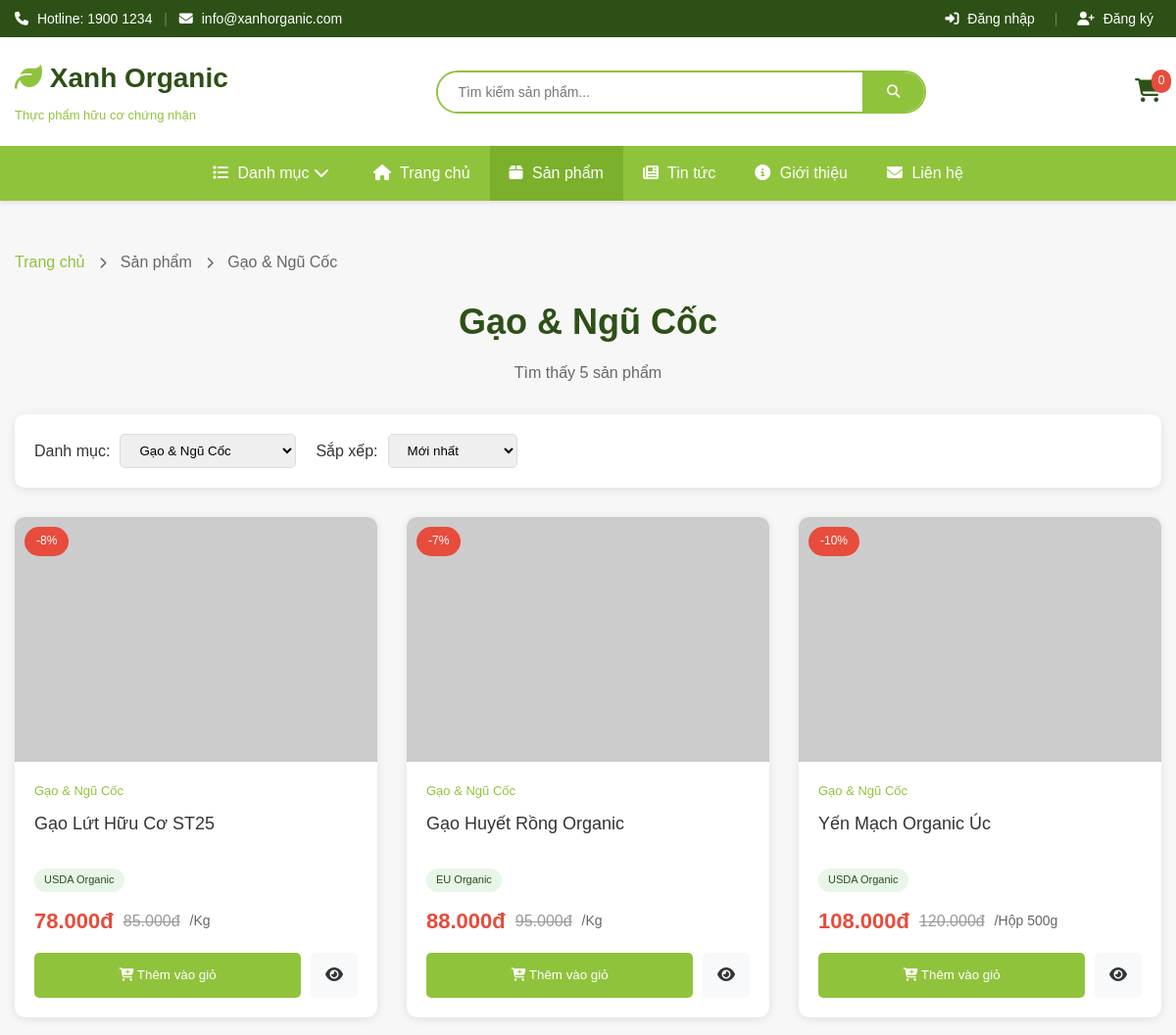
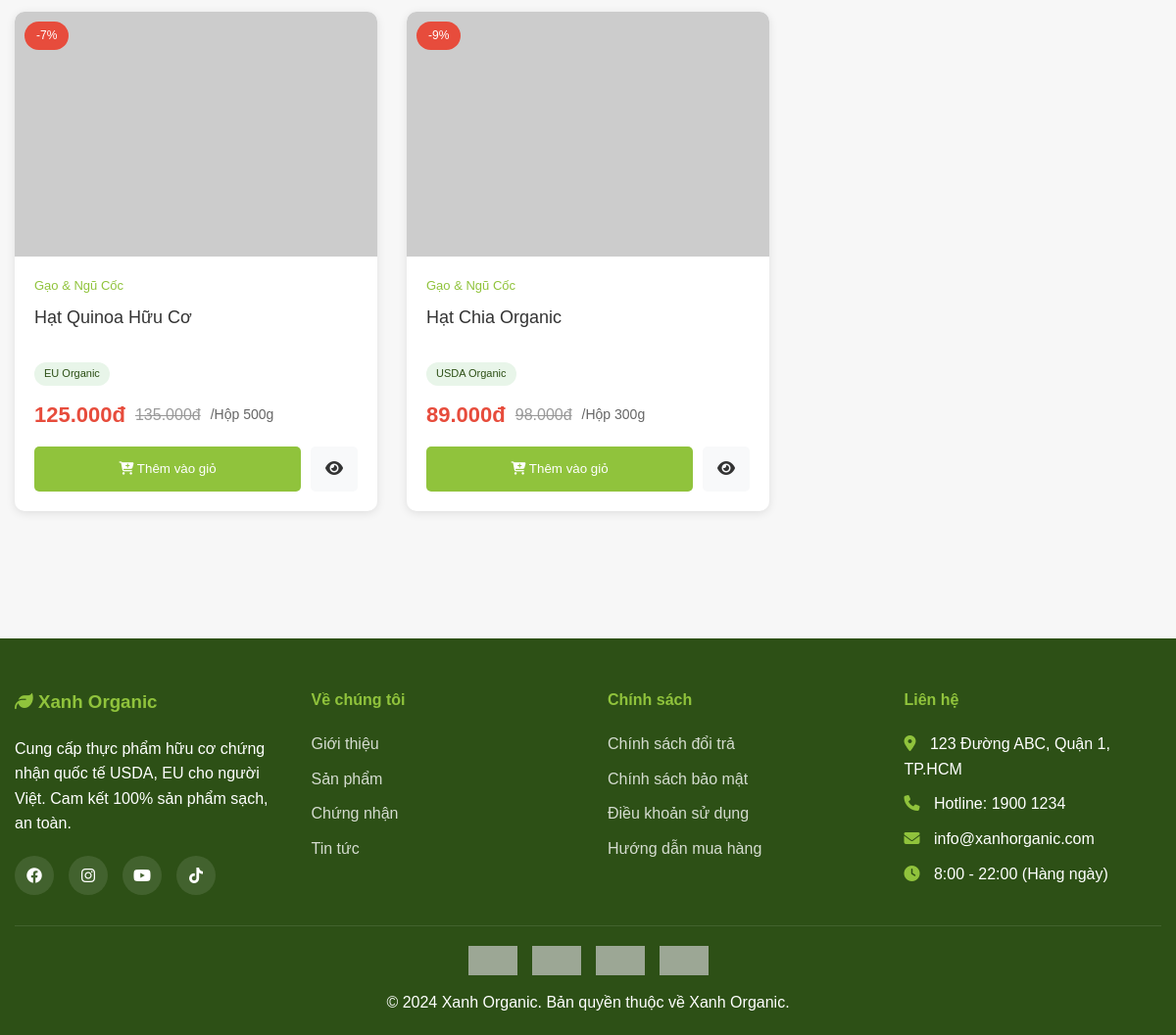
The app's page /products.php?category=5 with its own data (2 pictures, top to bottom).
### tables this page shows
CREATE TABLE categories (
    id INT AUTO_INCREMENT PRIMARY KEY,
    name VARCHAR(100) NOT NULL,
    description TEXT,
    image VARCHAR(255),
    status ENUM('active', 'inactive') DEFAULT 'active',
    created_at TIMESTAMP DEFAULT CURRENT_TIMESTAMP
);

CREATE TABLE products (
    id INT AUTO_INCREMENT PRIMARY KEY,
    category_id INT,
    name VARCHAR(200) NOT NULL,
    description TEXT,
    price DECIMAL(10,2) NOT NULL,
    sale_price DECIMAL(10,2),
    unit VARCHAR(20) DEFAULT 'Kg',
    stock INT DEFAULT 0,
    image VARCHAR(255),
    certification VARCHAR(100),
    origin VARCHAR(100),
    featured TINYINT(1) DEFAULT 0,
    status ENUM('active', 'inactive') DEFAULT 'active',
    created_at TIMESTAMP DEFAULT CURRENT_TIMESTAMP,
    updated_at TIMESTAMP DEFAULT CURRENT_TIMESTAMP ON UPDATE CURRENT_TIMESTAMP,
    FOREIGN KEY (category_id) REFERENCES categories(id) ON DELETE SET NULL
);

### includes/functions.php (called while the page is built, shortened)
<?php
function safe_html($value) {
    return htmlspecialchars((string)$value, ENT_QUOTES, 'UTF-8');
}
function getCategories() {
    global $conn;
    $sql = "SELECT * FROM categories WHERE status = 'active' ORDER BY name ASC";
    $result = $conn->query($sql);
    $categories = [];
    if ($result && $result->num_rows > 0) {
        while ($row = $result->fetch_assoc()) {
            $categories[] = $row;
        }
    }
    return $categories;
}
function getCategoryById($id) {
    global $conn;
    $sql = "SELECT * FROM categories WHERE id = ? AND status = 'active'";
    $stmt = $conn->prepare($sql);
    $stmt->bind_param("i", $id);
    $stmt->execute();
    $result = $stmt->get_result();
    return $result->fetch_assoc();
}
?>

### includes/config.php (called while the page is built, shortened)
<?php
function formatMoney($amount) {
return number_format($amount, 0, ',', '.') . 'đ';
}
?>

### products.php (the view, shortened to what this page needs)
<?php
require_once 'includes/header.php';
$category_id = isset($_GET['category']) ? (int)$_GET['category'] : 0;
$search = isset($_GET['search']) ? trim($_GET['search']) : '';
$sort = isset($_GET['sort']) ? $_GET['sort'] : 'newest';
$where = ["p.status = 'active'"];
$params = [];
$types = "";
if ($category_id > 0) {
    $where[] = "p.category_id = ?";
    $params[] = $category_id;
    $types .= "i";
}
$where_clause = implode(" AND ", $where);
$order_by = "p.created_at DESC";
$per_page = 12;
$page = isset($_GET['page']) ? max(1, (int)$_GET['page']) : 1;
$offset = ($page - 1) * $per_page;
$count_sql = "SELECT COUNT(*) as total FROM products p WHERE $where_clause";
$count_stmt = $conn->prepare($count_sql);
if ($params) {
    $count_stmt->bind_param($types, ...$params);
}
$count_stmt->execute();
$total = $count_stmt->get_result()->fetch_assoc()['total'];
$sql = "SELECT p.*, c.name as category_name
        FROM products p
        LEFT JOIN categories c ON p.category_id = c.id
        WHERE $where_clause
        ORDER BY $order_by
        LIMIT ? OFFSET ?";
$stmt = $conn->prepare($sql);
$params[] = $per_page;
$params[] = $offset;
$types .= "ii";
$stmt->bind_param($types, ...$params);
$stmt->execute();
$products = $stmt->get_result()->fetch_all(MYSQLI_ASSOC);
$current_category = null;
if ($category_id > 0) {
    $current_category = getCategoryById($category_id);
}
?>
<div class="container">
    <div style="padding: 20px 0; color: #666;">
        <a href="<?php echo SITE_URL; ?>" style="color: #90c33c;">Trang chủ</a>
        <i class="fas fa-chevron-right" style="margin: 0 10px; font-size: 12px;"></i>
        <span>Sản phẩm</span>
        <?php if ($current_category): ?>
            <i class="fas fa-chevron-right" style="margin: 0 10px; font-size: 12px;"></i>
            <span><?php echo safe_html($current_category['name']); ?></span>
        <?php endif; ?>
    </div>
</div>
<div class="container">
    <div style="text-align: center; margin-bottom: 30px;">
        <h1 style="color: #2d5016; font-size: 36px; margin-bottom: 10px;">
            <?php
            if ($search) {
                echo 'Kết quả tìm kiếm: "' . safe_html($search) . '"';
            } elseif ($current_category) {
                echo safe_html($current_category['name']);
            } else {
                echo 'Tất Cả Sản Phẩm';
            }
            ?>
        </h1>
        <p style="color: #666;">Tìm thấy <?php echo $total; ?> sản phẩm</p>
    </div>
</div>
<div class="container">
    <div class="filters-section">
        <form method="GET" action="" class="filters-content">
            <div class="filter-group">
                <label>Danh mục:</label>
                <select name="category" onchange="this.form.submit()">
                    <?php
                    $categories = getCategories();
                    foreach ($categories as $cat):
                    ?>
                    <option value="<?php echo $cat['id']; ?>" <?php echo $category_id == $cat['id'] ? 'selected' : ''; ?>>
                        <?php echo safe_html($cat['name']); ?>
                    </option>
                    <?php endforeach; ?>
                </select>
            </div>
            <div class="filter-group">
                <label>Sắp xếp:</label>
                <select name="sort" onchange="this.form.submit()">
                    <option value="newest" <?php echo $sort == 'newest' ? 'selected' : ''; ?>>Mới nhất</option>
                </select>
            </div>
        </form>
    </div>
</div>
<div class="container">
    <?php if (empty($products)): ?>
        <div style="text-align: center; padding: 50px; background: white; border-radius: 10px;">
            <i class="fas fa-box-open" style="font-size: 80px; color: #ddd; margin-bottom: 20px;"></i>
            <h3 style="color: #666; margin-bottom: 10px;">Không tìm thấy sản phẩm</h3>
            <p style="color: #999;">Vui lòng thử lại với từ khóa khác</p>
            <a href="<?php echo SITE_URL; ?>/products.php" class="btn btn-primary" style="margin-top: 20px;">
                Xem tất cả sản phẩm
            </a>
        </div>
    <?php else: ?>
        <div class="products-grid">
            <?php foreach ($products as $product): ?>
                <?php
                    $image_url = SITE_URL . '/assets/images/products/' . safe_html($product['image'] ?? '');
                    $image_path = __DIR__ . '/assets/images/products/' . ($product['image'] ?? '');
                    if (empty($product['image']) || !file_exists($image_path)) {
                        $image_url = 'https://via.placeholder.com/300x250?text=' . urlencode($product['name']);
                    }
                ?>
            <div class="product-card">
                <div class="product-image">
                    <?php if ($product['sale_price']): ?>
                        <span class="product-badge">
                            -<?php echo round((($product['price'] - $product['sale_price']) / $product['price']) * 100); ?>%
                        </span>
                    <?php endif; ?>
                    <a href="<?php echo SITE_URL; ?>/product-detail.php?id=<?php echo $product['id']; ?>">
                        <img src="<?php echo $image_url; ?>"
                             alt="<?php echo safe_html($product['name']); ?>">
                    </a>
                </div>
                <div class="product-info">
                    <div class="product-category">
                        <?php echo safe_html($product['category_name']); ?>
                    </div>
                    <h3 class="product-name">
                        <a href="<?php echo SITE_URL; ?>/product-detail.php?id=<?php echo $product['id']; ?>">
                            <?php echo safe_html($product['name']); ?>
                        </a>
                    </h3>
                    <?php if ($product['certification']): ?>
                    <div class="product-certification">
                        <span class="cert-badge"><?php echo safe_html($product['certification']); ?></span>
                    </div>
                    <?php endif; ?>
                    <div class="product-price">
                        <span class="price-current">
                            <?php echo formatMoney($product['sale_price'] ?? $product['price']); ?>
                        </span>
                        <?php if ($product['sale_price']): ?>
                            <span class="price-old"><?php echo formatMoney($product['price']); ?></span>
                        <?php endif; ?>
                        <span style="color: #666; font-size: 14px;">/<?php echo safe_html($product['unit']); ?></span>
                    </div>
                    <div class="product-actions">
                        <button class="btn-add-cart" onclick="addToCart(<?php echo $product['id']; ?>)">
                            <i class="fas fa-cart-plus"></i> Thêm vào giỏ
                        </button>
                        <a href="<?php echo SITE_URL; ?>/product-detail.php?id=<?php echo $product['id']; ?>"
                           class="btn-view-detail">
                            <i class="fas fa-eye"></i>
                        </a>
                    </div>
                </div>
            </div>
            <?php endforeach; ?>
        </div>
    <?php endif; ?>
</div>
<?php require_once 'includes/footer.php'; ?>

### assets/css/style.css (style rules this page uses)
* { margin: 0; padding: 0; box-sizing: border-box; }
body { font-family: 'Roboto', sans-serif; line-height: 1.6; color: #333; background-color: #f8f9fa; }
.container { max-width: 1200px; margin: 0 auto; padding: 0 15px; }
a { text-decoration: none; color: inherit; transition: all 0.3s ease; }
img { max-width: 100%; height: auto; display: block; }
button { cursor: pointer; border: none; outline: none; }
.products-grid { display: grid; grid-template-columns: repeat(auto-fill, minmax(280px, 1fr)); gap: 30px; margin-bottom: 50px; }
.product-card { background-color: white; border-radius: 10px; overflow: hidden; box-shadow: 0 2px 10px rgba(0,0,0,0.1); transition: all 0.3s; position: relative; }
.product-image { position: relative; height: 250px; overflow: hidden; background-color: #f8f9fa; }
.product-image img { width: 100%; height: 100%; object-fit: cover; }
.product-badge { position: absolute; top: 10px; left: 10px; background-color: #e74c3c; color: white; padding: 5px 12px; border-radius: 20px; font-size: 12px; font-weight: 500; }
.product-info { padding: 20px; }
.product-category { color: #90c33c; font-size: 13px; font-weight: 500; margin-bottom: 8px; }
.product-name { font-size: 18px; font-weight: 500; color: #333; margin-bottom: 10px; min-height: 50px; }
.product-name a { color: #333; }
.product-certification { display: flex; gap: 5px; margin-bottom: 12px; flex-wrap: wrap; }
.cert-badge { background-color: #e8f5e9; color: #2d5016; padding: 3px 10px; border-radius: 12px; font-size: 11px; }
.product-price { display: flex; align-items: center; gap: 10px; margin-bottom: 15px; }
.price-current { font-size: 22px; font-weight: 700; color: #e74c3c; }
.price-old { font-size: 16px; color: #999; text-decoration: line-through; }
.product-actions { display: flex; gap: 10px; }
.btn-add-cart { flex: 1; background-color: #90c33c; color: white; padding: 10px; border-radius: 5px; font-weight: 500; transition: all 0.3s; }
.btn-view-detail { background-color: #f8f9fa; color: #333; padding: 10px 15px; border-radius: 5px; transition: all 0.3s; }
.filters-section { background-color: white; padding: 20px; border-radius: 10px; margin-bottom: 30px; box-shadow: 0 2px 10px rgba(0,0,0,0.1); }
.filters-content { display: flex; gap: 20px; align-items: center; flex-wrap: wrap; }
.filter-group { display: flex; gap: 10px; align-items: center; }
.filter-group label { font-weight: 500; color: #333; }
.filter-group select { padding: 8px 15px; border: 1px solid #ddd; border-radius: 5px; outline: none; cursor: pointer; }
body { font-family: Arial, sans-serif; margin: 0; background: #f7f7f7; }
h1 { color: #2d5016; margin-bottom: 20px; }

### records on screen
categories: name "Gạo & Ngũ Cốc"
products: (($product['price'] - $product['sale_price']) / $product['price']) * 100 "8", category.name "Gạo & Ngũ Cốc", name "Gạo Lứt Hữu Cơ ST25", certification "USDA Organic", sale_price "78.000đ", price "85.000đ", unit "Kg"
products: (($product['price'] - $product['sale_price']) / $product['price']) * 100 "7", category.name "Gạo & Ngũ Cốc", name "Gạo Huyết Rồng Organic", certification "EU Organic", sale_price "88.000đ", price "95.000đ", unit "Kg"
products: (($product['price'] - $product['sale_price']) / $product['price']) * 100 "10", category.name "Gạo & Ngũ Cốc", name "Yến Mạch Organic Úc", certification "USDA Organic", sale_price "108.000đ", price "120.000đ", unit "Hộp 500g"
products: (($product['price'] - $product['sale_price']) / $product['price']) * 100 "7", category.name "Gạo & Ngũ Cốc", name "Hạt Quinoa Hữu Cơ", certification "EU Organic", sale_price "125.000đ", price "135.000đ", unit "Hộp 500g"
products: (($product['price'] - $product['sale_price']) / $product['price']) * 100 "9", category.name "Gạo & Ngũ Cốc", name "Hạt Chia Organic", certification "USDA Organic", sale_price "89.000đ", price "98.000đ", unit "Hộp 300g"

### other values on screen
$cart_count "0"
$total "5"
form field category "Gạo & Ngũ Cốc"
